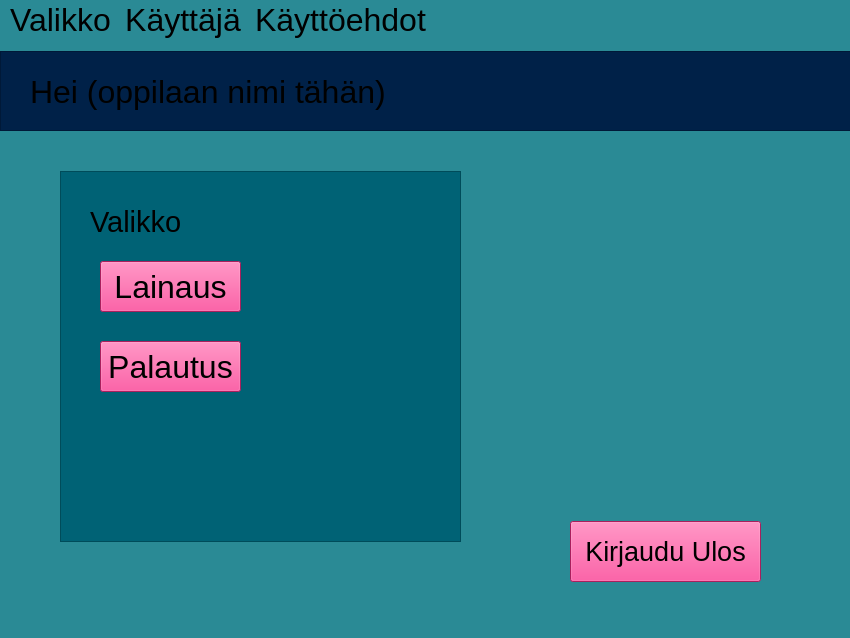
<?xml version="1.0" encoding="UTF-8"?>
<ui version="4.0">
 <class>MainWindow</class>
 <widget class="QMainWindow" name="MainWindow">
  <property name="enabled">
   <bool>true</bool>
  </property>
  <property name="geometry">
   <rect>
    <x>0</x>
    <y>0</y>
    <width>850</width>
    <height>638</height>
   </rect>
  </property>
  <property name="font">
   <font>
    <pointsize>26</pointsize>
   </font>
  </property>
  <property name="windowTitle">
   <string>MainWindow</string>
  </property>
  <property name="styleSheet">
   <string notr="true">background-color: rgb(42, 138, 149);



</string>
  </property>
  <widget class="QWidget" name="centralwidget">
   <widget class="QPushButton" name="kirjauduulosPushButton">
    <property name="geometry">
     <rect>
      <x>570</x>
      <y>480</y>
      <width>191</width>
      <height>61</height>
     </rect>
    </property>
    <property name="font">
     <font>
      <pointsize>20</pointsize>
     </font>
    </property>
    <property name="styleSheet">
     <string notr="true">background-color: rgb(238, 44, 130);
alternate-background-color: rgb(238, 44, 130);</string>
    </property>
    <property name="text">
     <string>Kirjaudu Ulos</string>
    </property>
   </widget>
   <widget class="QFrame" name="valikkoframe">
    <property name="geometry">
     <rect>
      <x>60</x>
      <y>130</y>
      <width>401</width>
      <height>371</height>
     </rect>
    </property>
    <property name="styleSheet">
     <string notr="true">background-color: rgb(0, 98, 117);</string>
    </property>
    <property name="frameShape">
     <enum>QFrame::Shape::StyledPanel</enum>
    </property>
    <property name="frameShadow">
     <enum>QFrame::Shadow::Raised</enum>
    </property>
    <widget class="QLabel" name="valikkoLabel">
     <property name="geometry">
      <rect>
       <x>30</x>
       <y>30</y>
       <width>201</width>
       <height>41</height>
      </rect>
     </property>
     <property name="font">
      <font>
       <pointsize>22</pointsize>
      </font>
     </property>
     <property name="text">
      <string>Valikko</string>
     </property>
    </widget>
    <widget class="QPushButton" name="lainausPushButton">
     <property name="geometry">
      <rect>
       <x>40</x>
       <y>90</y>
       <width>141</width>
       <height>51</height>
      </rect>
     </property>
     <property name="font">
      <font>
       <pointsize>24</pointsize>
      </font>
     </property>
     <property name="styleSheet">
      <string notr="true">background-color: rgb(238, 44, 130);</string>
     </property>
     <property name="text">
      <string>Lainaus</string>
     </property>
    </widget>
    <widget class="QPushButton" name="palautusPushButton">
     <property name="geometry">
      <rect>
       <x>40</x>
       <y>170</y>
       <width>141</width>
       <height>51</height>
      </rect>
     </property>
     <property name="font">
      <font>
       <pointsize>24</pointsize>
      </font>
     </property>
     <property name="styleSheet">
      <string notr="true">background-color: rgb(238, 44, 130);</string>
     </property>
     <property name="text">
      <string>Palautus</string>
     </property>
    </widget>
   </widget>
   <widget class="QFrame" name="ylaFrame">
    <property name="geometry">
     <rect>
      <x>0</x>
      <y>10</y>
      <width>971</width>
      <height>80</height>
     </rect>
    </property>
    <property name="styleSheet">
     <string notr="true">background-color: rgb(0, 33, 72);</string>
    </property>
    <property name="frameShape">
     <enum>QFrame::Shape::StyledPanel</enum>
    </property>
    <property name="frameShadow">
     <enum>QFrame::Shadow::Raised</enum>
    </property>
    <widget class="QLabel" name="heiOppilaslabel">
     <property name="geometry">
      <rect>
       <x>30</x>
       <y>20</y>
       <width>411</width>
       <height>41</height>
      </rect>
     </property>
     <property name="font">
      <font>
       <pointsize>24</pointsize>
      </font>
     </property>
     <property name="text">
      <string>Hei (oppilaan nimi tähän)</string>
     </property>
    </widget>
   </widget>
   <widget class="QLabel" name="studentandkeyLabol">
    <property name="geometry">
     <rect>
      <x>540</x>
      <y>180</y>
      <width>271</width>
      <height>231</height>
     </rect>
    </property>
    <property name="text">
     <string/>
    </property>
    <property name="pixmap">
     <pixmap>studentAndKey.png</pixmap>
    </property>
   </widget>
  </widget>
  <widget class="QMenuBar" name="menubar">
   <property name="geometry">
    <rect>
     <x>0</x>
     <y>0</y>
     <width>850</width>
     <height>33</height>
    </rect>
   </property>
   <property name="font">
    <font>
     <family>Segoe UI</family>
     <pointsize>24</pointsize>
     <italic>false</italic>
     <bold>false</bold>
    </font>
   </property>
   <property name="styleSheet">
    <string notr="true">font: 24pt &quot;Segoe UI&quot;;
border-top-color: rgb(2, 3, 109);
</string>
   </property>
   <widget class="QMenu" name="menuK_ytt_ehdot">
    <property name="geometry">
     <rect>
      <x>535</x>
      <y>156</y>
      <width>255</width>
      <height>98</height>
     </rect>
    </property>
    <property name="font">
     <font>
      <family>Segoe UI</family>
      <pointsize>24</pointsize>
      <italic>false</italic>
      <bold>false</bold>
     </font>
    </property>
    <property name="styleSheet">
     <string notr="true">background-color: rgb(2, 3, 109);
alternate-background-color: rgb(2, 3, 109);</string>
    </property>
    <property name="title">
     <string>Käyttöehdot</string>
    </property>
   </widget>
   <widget class="QMenu" name="menuKirjaudu">
    <property name="title">
     <string>Valikko</string>
    </property>
    <addaction name="actionRekister_idy"/>
    <addaction name="actionMy_h_stymis_selvitys"/>
    <addaction name="actionOhje"/>
   </widget>
   <widget class="QMenu" name="menuKirjaudu_ulos">
    <property name="title">
     <string>Käyttäjä</string>
    </property>
    <addaction name="actionKirjaudu_ulos"/>
    <addaction name="actionKirjaudu_sis_n"/>
   </widget>
   <addaction name="menuKirjaudu"/>
   <addaction name="menuKirjaudu_ulos"/>
   <addaction name="menuK_ytt_ehdot"/>
  </widget>
  <widget class="QStatusBar" name="statusbar"/>
  <action name="actionRekister_ityminen">
   <property name="text">
    <string>Kirjautuminen</string>
   </property>
  </action>
  <action name="actionLainaus">
   <property name="text">
    <string>Lainaus</string>
   </property>
  </action>
  <action name="actionK_ytt_ehdot">
   <property name="text">
    <string>Käyttöehdot</string>
   </property>
  </action>
  <action name="actionRekister_idy">
   <property name="text">
    <string>Lainaus</string>
   </property>
  </action>
  <action name="actionKirjaudu_sis_n">
   <property name="text">
    <string>Asetukset</string>
   </property>
  </action>
  <action name="actionMy_h_stymis_selvitys">
   <property name="text">
    <string>Palautus</string>
   </property>
  </action>
  <action name="actionOhje">
   <property name="text">
    <string>Ohje </string>
   </property>
  </action>
  <action name="actionKirjaudu_ulos">
   <property name="text">
    <string>Kirjaudu ulos</string>
   </property>
  </action>
 </widget>
 <tabstops>
  <tabstop>kirjauduulosPushButton</tabstop>
 </tabstops>
 <resources>
  <include location="testpictures.qrc"/>
 </resources>
 <connections/>
</ui>
